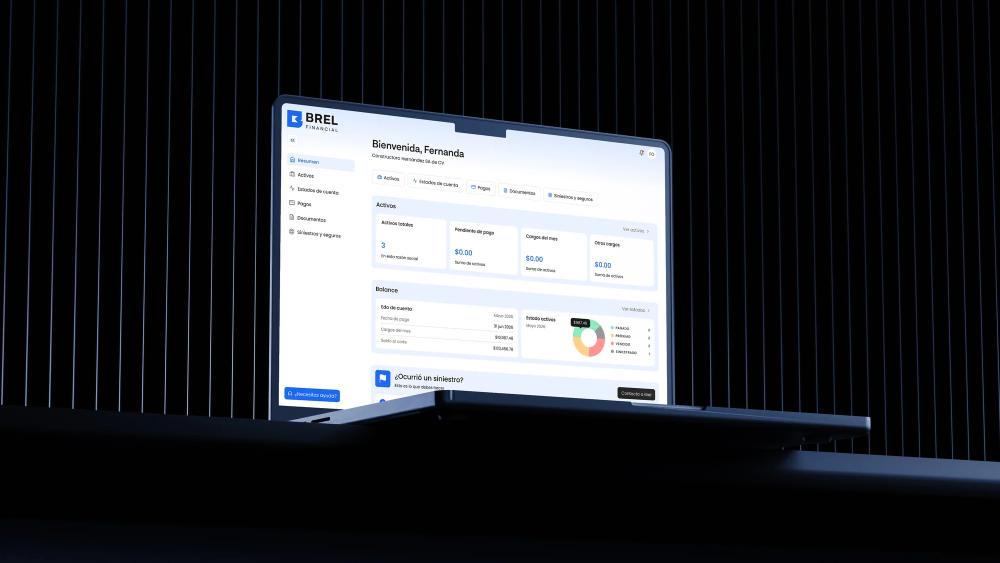
#> input picture uploads/product/brel-01-hero.webp, 2000 x 1125 px (shown at 1/2 size); its folder holds only this picture in this run
$ python make-sizes.py
#> lines starting #> are read from the running program, lines starting #| are printed output that depends on the picture
#!/usr/bin/env python3
"""Genera versiones livianas de las imágenes de uploads/product/ para carga rápida.

Uso:  python3 tools/make-sizes.py        (necesita Pillow: pip3 install pillow)

- Deja los archivos originales tal cual (son los que se ven al hacer clic para ampliar).
- Crea uploads/product/w/<nombre>-640.webp y -1200.webp (y -1800 si el original mide más de 2400 px).
- Escribe uploads/product/sizes.json con el ancho y alto de cada imagen.
- Vuelve a correr solo lo que cambió. Pillow no copia datos EXIF, así que las versiones no llevan ubicación GPS.
"""
import json, os, sys
from PIL import Image

ROOT = os.path.join(os.path.dirname(os.path.abspath(__file__)), "..")
SRC = os.path.join(ROOT, "uploads", "product")
OUT = os.path.join(SRC, "w")
os.makedirs(OUT, exist_ok=True)

manifest, made = {}, 0
for f in sorted(os.listdir(SRC)):
    if not f.lower().endswith(".webp"):
        continue
    base = f[:-5]
    path = os.path.join(SRC, f)
    im = Image.open(path)
#> im is the input picture: PIL image 2000x1125 RGB; mean R, G, B 49.4, 51.4, 54.9
    W, H = im.size
#> W = 2000; H = 1125
    widths = [w for w in (640, 1200) if w < W]
#> widths = [640, 1200]
    if W > 2400:
        widths.append(1800)
    manifest[f] = {"w": W, "h": H, "v": widths}
    for w in widths:
        dst = os.path.join(OUT, f"{base}-{w}.webp")
        if os.path.exists(dst) and os.path.getmtime(dst) >= os.path.getmtime(path):
            continue
        h = round(H * w / W)
        im.convert("RGB").resize((w, h), Image.LANCZOS).save(dst, quality=88 if w >= 1200 else 84, method=6)
        made += 1
#> this loop made 2 passes
#> pass 1, `im.convert("RGB").resize((w, h), Image.LANCZOS).save(dst, quality=88 i..`:
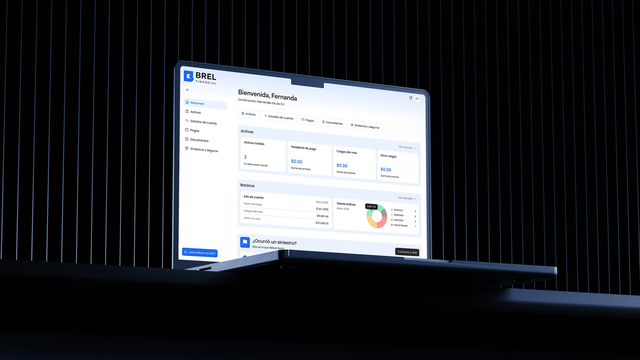
#> saved as brel-01-hero-640.webp: PIL image 640x360 RGB; mean R, G, B 49.5, 51.5, 55
#> after the loop, made = 2

# borrar variantes de imágenes que ya no existen
for f in os.listdir(OUT):
    stem = f.rsplit("-", 1)[0] + ".webp"
#> stem = 'brel-01-hero.webp'
    if stem not in manifest:
        os.remove(os.path.join(OUT, f))

with open(os.path.join(SRC, "sizes.json"), "w") as fh:
    json.dump(manifest, fh, indent=0)
print(f"{len(manifest)} imágenes · {made} versiones nuevas")
#| 1 imágenes · 2 versiones nuevas
